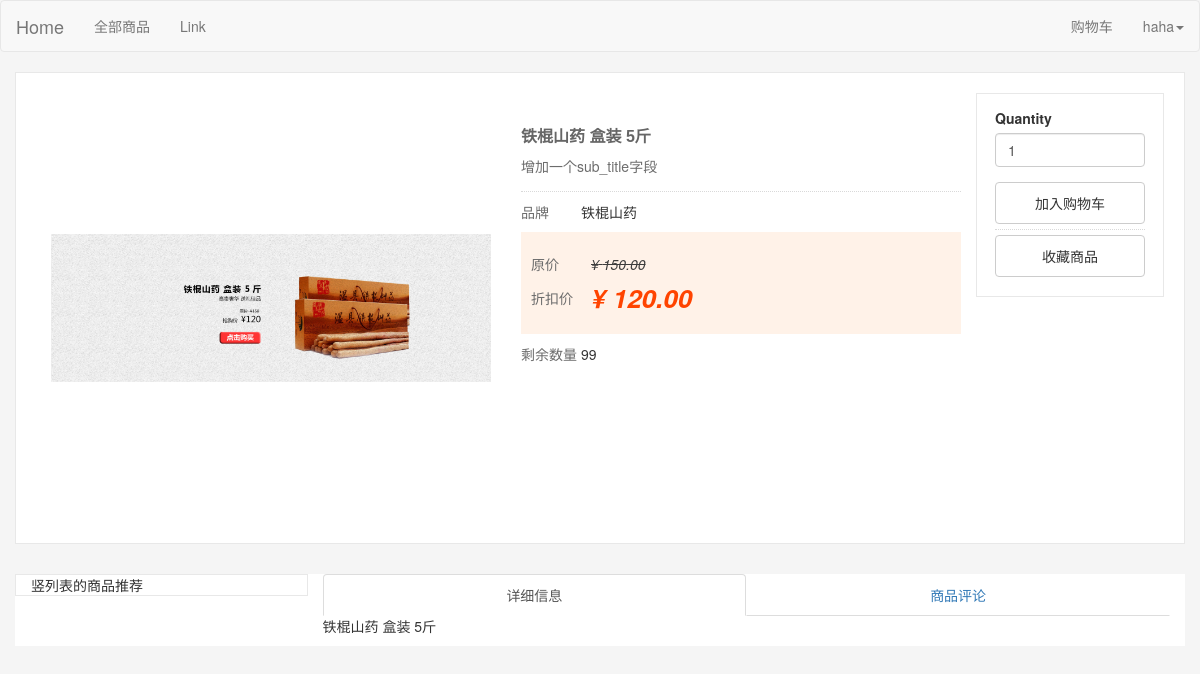
Page /product/7/ (signed in) on the committed database.
### catalog/models.py (models this page shows, shortened)
class Product(models.Model):
    name = models.CharField(max_length=50)
    subtitle = models.CharField(max_length=200, blank=True)
    description = models.TextField()
    image = models.ImageField(upload_to='catalog/')
    thumb = models.ImageField(upload_to='catalog/thumb/', blank=True)
    brand = models.CharField(max_length=50)
    sku = models.CharField(max_length=50)
    price = models.DecimalField(max_digits=9, decimal_places=2)
    discount_price = models.DecimalField(max_digits=9, decimal_places=2)
    quantity = models.IntegerField()
    created_at = models.DateTimeField(auto_now_add=True)
    updated_at = models.DateTimeField(auto_now=True)
    categories = models.ManyToManyField(Category)
    class Meta:
        db_table = 'products'
        ordering = ['-created_at']
        verbose_name = '商品'
        verbose_name_plural = '商品'

### catalog/views.py (the view)
# urls.py: url('^product/(?P<product_id>[0-9]+)/$', views.show_product, name='product'),
def show_product(request, product_id):
    p = get_object_or_404(Product, id=product_id)
    categories = p.categories.all()
    if request.method == 'POST':
        postdata = request.POST.copy()
        form = AddToCartForm(request, postdata)
        if form.is_valid():
            cart.add_to_cart(request)
            if request.session.test_cookie_worked():
                request.session.delete_test_cookie()
            url = urlresolvers.reverse('show_cart')
            return HttpResponseRedirect(url)
        else:
            render(request, 'test.html', locals())
    else:
        form = AddToCartForm(request=request, label_suffix=':')
        form.fields['product_id'].widget.attrs['value'] = product_id
        request.session.set_test_cookie()
        return render(request, 'catalog/product.html', locals())

### cart/forms.py (shortened to what this page needs)
class AddToCartForm(forms.Form):
    quantity = forms.IntegerField(widget=forms.TextInput(
        attrs={'size': '2', 'value': '1', 'class': 'quantity'}),
        error_messages={'invalid': '请输入一个有效的数字'},
        min_value=1)
    product_id = forms.IntegerField(widget=forms.HiddenInput())
    def __init__(self, request=None, *args, **kwargs):
        self.request = request
        super(AddToCartForm, self).__init__(*args, **kwargs)

### templates/catalog/product.html (shortened to what this page needs)
{% extends "base.html" %}
{% load static %}
{% load bootstrap3 %}
{% block head %}
{{ block.super }}
{% load static %}
<link rel="stylesheet" href="{% static 'css/product.css' %}" type="text/css" />
{% endblock %}
{% block page_content %}
<div class="container">
    <div class="row" style="border:1px solid #E8E8E8; padding:20px 20px 20px 20px">
        <div class="col-md-5 product-img ">
            <div style="weight: 430px; height: 430px;text-align:center;display:table;">
                <div style="display:table-cell; vertical-align:middle">
                    <img src="{{ p.image.url }}" class="img-responsive" />
                </div>
            </div>
        </div>
        <div class="col-md-5 product-info">
            <div class="p-title">
                <div class="p-name"><h3>{{ p.name }}</h3></div>
                <div class="p-sub-title">增加一个sub_title字段</div>
            </div>
            <div class="p-brand">
                <span>品牌</span>
                {{ p.brand }}
            </div>
            <ul id="prices">
                <li class="old-price">
                    <span>原价</span>
                    <div class="old-price-number">
                        <strong style="font-size: 14px; color: rgb(60, 60, 60); font-weight: 400; text-decoration: line-through;">
                        <em class="rmb">¥</em>
                        <em class="rmb-num">{{ p.price }}</em>
                        </strong>
                    </div>
                </li>
                <li  class="discount-price">
                    <span>折扣价</span>
                    <div class="discount-price-number">
                        <div class="discount-price-number">
                            <strong style="font-size: 26px; font-weight: 700;color: #F40;">
                                <em class="rmb">¥</em>
                                <em id="tmp" class="rmb-num">{{ p.discount_price }}</em>
                            </strong>
                        </div>
                    </div>
                </li>
            </ul>
            <div class="quantity">
                <span>剩余数量</span>
                {{ p.quantity }}
            </div>
        </div>
        <div class="col-md-2 right-btns">
            <div id='add-cart-btn'>
                <form action="." method="post" class="form">
                    {% bootstrap_form form %}
                    <button type="submit" class="btn btn-default btn-block">加入购物车</button>
                </form>
            </div>
            <div id='collect-btn'>
                <button type="button" class="btn btn-default btn-block">收藏商品</button>
            </div>
        </div>
    </div>
</div>
<div class="container" style="margin-top:30px; display:block">
        <div class="row ">
            <div class="col-md-3 recommens" style="border:1px solid #E8E8E8">
                竖列表的商品推荐
            </div>
		    <div class="col-md-9 column">
			    <ul id="myTab" class="nav nav-tabs nav-justified">
				    <li class="active">
					    <a href="#details" data-toggle="tab">详细信息</a>
				    </li>
				    <li>
					     <a href="#comments" data-toggle="tab">商品评论</a>
				    </li>
			    </ul>
                <div id="myTabContent" class="tab-content">
                    <div class="tab-pane fade in active" id="details" >
                        <p>{{ p.description}}</p>
                    </div>
                </div>
	        </div>
	    </div>
</div>
{% endblock %}

### templates/base.html (shortened to what this page needs)
<!DOCTYPE html>
<html lang="en">
{% load static %}
{% load bootstrap3 %}
{% block head %}
<head>
    <link href="{% static 'css/bootstrap.min.css' %}" rel="stylesheet">
	<link rel="stylesheet" href="{% static 'css/common.css' %}" type="text/css" />
</head>
{% endblock %}
<body style="background-color:#f5f5f5">
    {% block navbar %}
    <div style="">
			<nav class="navbar navbar-default" role="navigation">
				<div class="navbar-header">
					<a class="navbar-brand" href="/">Home</a>
				</div>
				<div class="collapse navbar-collapse" id="bs-example-navbar-collapse-1">
					<ul class="nav navbar-nav">
						<li>
							 <a href="#">全部商品</a>
						</li>
						<li>
							 <a href="#">Link</a>
						</li>
					</ul>
					<ul class="nav navbar-nav navbar-right">
						<li>
							 <a href="{% url 'show_cart' %}">购物车</a>
						</li>
						{% if user.is_authenticated %}
						<li class="dropdown">
							 <a href="#" class="dropdown-toggle" data-toggle="dropdown">
							 {{ user.username }}<strong class="caret"></strong></a>
						</li>
						{% endif %}
					</ul>
				</div>
			</nav>
			</div>
    {% endblock %}
{% block content %}
{%block page_content %}{% endblock %}
{% endblock %}
</body>
</html>

### static/css/common.css (style rules this page uses)
.container { background-color: white; }

### static/css/product.css (style rules this page uses)
.p-name h3 { font: 700 16px Arial,"microsoft yahei"; color: #666; padding-top: 10px; line-height: 28px; margin-bottom: 5px; }
.p-sub-title { margin-top: 5px; padding-bottom: 15px; color: #6C6C6C; border-bottom: 1px dotted #D9D9D9; }
.p-brand { padding-top: 10px; padding-bottom: 10px; }
#prices { list-style: none; padding: 10px; background-color: #FFF2E8; }
.product-info span { display: inline; float: left; width: 60px; color: #6c6c6c; }
#prices li { line-height: 24px; margin-top: 10px; margin-bottom: 10px; }
.right-btns { padding: 14px 18px 14px 18px; border:1px solid #E8E8E8; }
.right-btns button { padding: 10px 0 10px 0; margin: 5px 5px 5px 0; }
#add-cart-btn { border-bottom: 1px dotted #D9D9D9; }

### rows in the picture
Product: image (picture), name "铁棍山药 盒装 5斤", brand "铁棍山药", price "150.00", discount_price "120.00", quantity "99", description "铁棍山药 盒装 5斤"

### other values in the picture
{{ user.username }} "haha"
